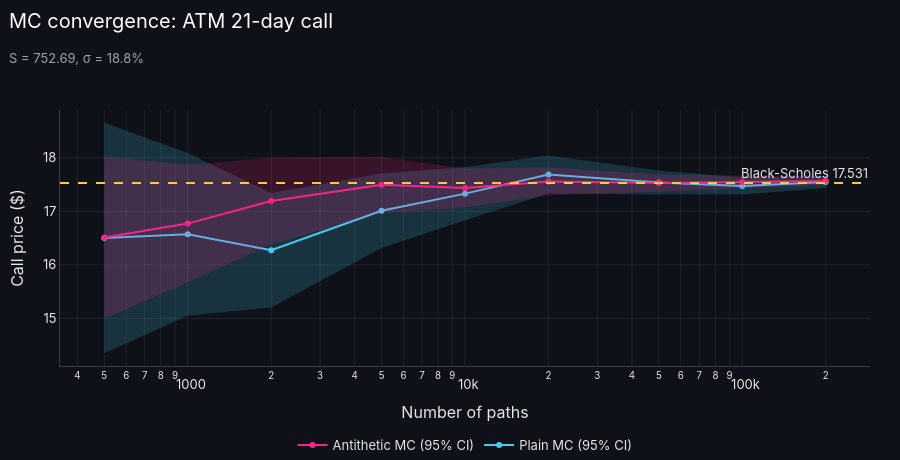

This figure's notebook cell:
### Markdown cell above
## 4. GBM Monte Carlo pricing engine
Monte Carlo under the risk-neutral GBM should converge to Black-Scholes. Antithetic variates (pairing each draw *Z* with −*Z*) cut the standard error for the same number of paths.

### Code cell
# Today's ATM 1-month call: Black-Scholes vs Monte Carlo (plain and antithetic) at growing path counts.
# The 95% bands should close in on the Black-Scholes line.
S0 = df['Close'].iloc[-1]
rf0 = df['rf'].iloc[-1]
sigma_f = vol['HAR-RV'].rename('sigma_f')     # HAR forecast vol, used as GBM's σ from here on
sig0 = sigma_f.iloc[-1]
K0 = S0                                       # at the money
T0 = HORIZON / TRADING_DAYS                   # option tenor in years
bs_call = float(bs_price(S0, K0, T0, rf0, sig0, kind='call'))

path_counts = [500, 1_000, 2_000, 5_000, 10_000, 20_000, 50_000, 100_000, 200_000]
rows = []
for n in path_counts:
    for label, antithetic in [('Plain MC', False), ('Antithetic MC', True)]:
        price, se = mc_option_price(S0, K0, T0, rf0, sig0, kind='call', n_paths=n, seed=SEED,
                                    antithetic=antithetic)
        rows.append({'n': n, 'method': label, 'price': price, 'se': se})
conv = pd.DataFrame(rows)

fig = go.Figure()
for i, (label, g) in enumerate(conv.groupby('method', sort=False)):
    add_band(fig, g['n'], g['price'] + 1.96 * g['se'], g['price'] - 1.96 * g['se'], PALETTE[i], 0.18)
    fig.add_scatter(x=g['n'], y=g['price'], mode='lines+markers', name=f'{label} (95% CI)',
                    line=dict(color=PALETTE[i]))
fig.add_hline(y=bs_call, line=dict(color=PALETTE[3], dash='dash'),
              annotation_text=f'Black-Scholes {bs_call:.3f}', annotation_position='top right')
fig.update_layout(title=func_lib.subtitled(f'MC convergence: ATM {HORIZON}-day call', f'S = {S0:.2f}, σ = {sig0:.1%}'), height=460,
                  xaxis=dict(title='Number of paths', type='log'), yaxis_title='Call price ($)',
                  hovermode='closest')
fig.show()

### Figure 1 — Plotly figure (JSON) as saved in the notebook; plotly's stock layout.template omitted (floating-point values rounded to 4 significant figures)
{"data": [{"hoverinfo": "skip", "line": {"width": 0}, "mode": "lines", "showlegend": false, "type": "scatter", "x": [500, 1000, 2000, 5000, 10000, 20000, 50000, 100000, 200000], "y": [18.65, 18.09, 17.34, 17.71, 17.83, 18.04, 17.76, 17.63, 17.66]}, {"fill": "tonexty", "fillcolor": "rgba(76,201,240,0.18)", "hoverinfo": "skip", "line": {"width": 0}, "mode": "lines", "showlegend": false, "type": "scatter", "x": [500, 1000, 2000, 5000, 10000, 20000, 50000, 100000, 200000], "y": [14.35, 15.05, 15.21, 16.31, 16.83, 17.33, 17.31, 17.31, 17.44]}, {"line": {"color": "#4CC9F0"}, "mode": "lines+markers", "name": "Plain MC (95% CI)", "type": "scatter", "x": [500, 1000, 2000, 5000, 10000, 20000, 50000, 100000, 200000], "y": [16.5, 16.57, 16.27, 17.01, 17.33, 17.69, 17.54, 17.47, 17.55]}, {"hoverinfo": "skip", "line": {"width": 0}, "mode": "lines", "showlegend": false, "type": "scatter", "x": [500, 1000, 2000, 5000, 10000, 20000, 50000, 100000, 200000], "y": [18.03, 17.87, 18.0, 18.02, 17.8, 17.82, 17.69, 17.67, 17.65]}, {"fill": "tonexty", "fillcolor": "rgba(247,37,133,0.18)", "hoverinfo": "skip", "line": {"width": 0}, "mode": "lines", "showlegend": false, "type": "scatter", "x": [500, 1000, 2000, 5000, 10000, 20000, 50000, 100000, 200000], "y": [15.0, 15.67, 16.38, 16.98, 17.07, 17.3, 17.37, 17.44, 17.49]}, {"line": {"color": "#F72585"}, "mode": "lines+markers", "name": "Antithetic MC (95% CI)", "type": "scatter", "x": [500, 1000, 2000, 5000, 10000, 20000, 50000, 100000, 200000], "y": [16.51, 16.77, 17.19, 17.5, 17.44, 17.56, 17.53, 17.55, 17.57]}], "layout": {"annotations": [{"showarrow": false, "text": "Black-Scholes 17.531", "x": 1, "xanchor": "right", "xref": "x domain", "y": 17.53, "yanchor": "bottom", "yref": "y"}], "height": 460, "hovermode": "closest", "shapes": [{"line": {"color": "#F9C74F", "dash": "dash"}, "type": "line", "x0": 0, "x1": 1, "xref": "x domain", "y0": 17.53, "y1": 17.53, "yref": "y"}], "title": {"subtitle": {"text": "S = 752.69, σ = 18.8%"}, "text": "MC convergence: ATM 21-day call"}, "xaxis": {"title": {"text": "Number of paths"}, "type": "log"}, "yaxis": {"title": {"text": "Call price ($)"}}}}
